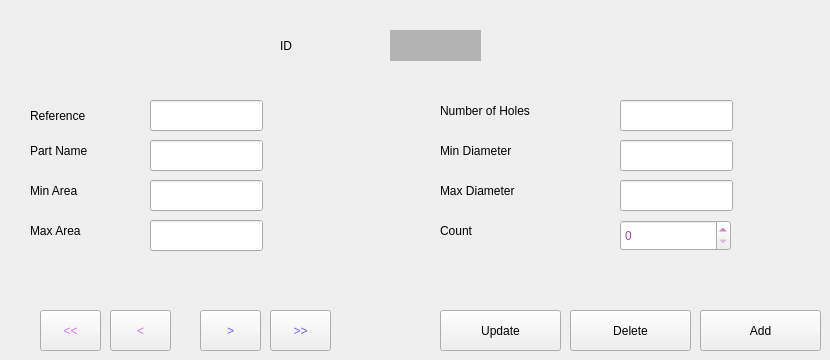
    <widget class="QWidget" name="tab_2">
     <attribute name="title">
      <string>Edit Inventory</string>
     </attribute>
     <widget class="QLabel" name="label_8">
      <property name="geometry">
       <rect>
        <x>30</x>
        <y>130</y>
        <width>101</width>
        <height>41</height>
       </rect>
      </property>
      <property name="text">
       <string>Part Name</string>
      </property>
     </widget>
     <widget class="QLabel" name="label_9">
      <property name="geometry">
       <rect>
        <x>30</x>
        <y>170</y>
        <width>91</width>
        <height>41</height>
       </rect>
      </property>
      <property name="text">
       <string>Min Area</string>
      </property>
     </widget>
     <widget class="QLabel" name="label_10">
      <property name="geometry">
       <rect>
        <x>30</x>
        <y>210</y>
        <width>91</width>
        <height>41</height>
       </rect>
      </property>
      <property name="text">
       <string>Max Area</string>
      </property>
     </widget>
     <widget class="QLabel" name="label_12">
      <property name="geometry">
       <rect>
        <x>440</x>
        <y>210</y>
        <width>61</width>
        <height>41</height>
       </rect>
      </property>
      <property name="text">
       <string>Count</string>
      </property>
     </widget>
     <widget class="QLabel" name="label_14">
      <property name="geometry">
       <rect>
        <x>440</x>
        <y>90</y>
        <width>161</width>
        <height>41</height>
       </rect>
      </property>
      <property name="text">
       <string>Number of Holes</string>
      </property>
     </widget>
     <widget class="QLabel" name="label_15">
      <property name="geometry">
       <rect>
        <x>440</x>
        <y>170</y>
        <width>131</width>
        <height>41</height>
       </rect>
      </property>
      <property name="text">
       <string>Max Diameter</string>
      </property>
     </widget>
     <widget class="QLabel" name="label_16">
      <property name="geometry">
       <rect>
        <x>440</x>
        <y>130</y>
        <width>131</width>
        <height>41</height>
       </rect>
      </property>
      <property name="text">
       <string>Min Diameter</string>
      </property>
     </widget>
     <widget class="QLabel" name="label_7">
      <property name="geometry">
       <rect>
        <x>30</x>
        <y>100</y>
        <width>101</width>
        <height>31</height>
       </rect>
      </property>
      <property name="text">
       <string>Reference</string>
      </property>
     </widget>
     <widget class="QLabel" name="id">
      <property name="geometry">
       <rect>
        <x>390</x>
        <y>30</y>
        <width>91</width>
        <height>31</height>
       </rect>
      </property>
      <property name="styleSheet">
       <string notr="true">background-color: rgb(179,179,179);</string>
      </property>
      <property name="text">
       <string/>
      </property>
     </widget>
     <widget class="QLineEdit" name="reference">
      <property name="geometry">
       <rect>
        <x>150</x>
        <y>100</y>
        <width>113</width>
        <height>31</height>
       </rect>
      </property>
      <property name="styleSheet">
       <string notr="true">font: 14pt &quot;Roboto&quot;;
color: rgb(173, 66, 164);</string>
      </property>
      <property name="text">
       <string/>
      </property>
     </widget>
     <widget class="QLineEdit" name="part_name">
      <property name="geometry">
       <rect>
        <x>150</x>
        <y>140</y>
        <width>113</width>
        <height>31</height>
       </rect>
      </property>
      <property name="styleSheet">
       <string notr="true">font: 14pt &quot;Roboto&quot;;
color: rgb(173, 66, 164);</string>
      </property>
      <property name="text">
       <string/>
      </property>
     </widget>
     <widget class="QLineEdit" name="min_area">
      <property name="geometry">
       <rect>
        <x>150</x>
        <y>180</y>
        <width>113</width>
        <height>31</height>
       </rect>
      </property>
      <property name="styleSheet">
       <string notr="true">font: 14pt &quot;Roboto&quot;;
color: rgb(173, 66, 164);</string>
      </property>
      <property name="text">
       <string/>
      </property>
     </widget>
     <widget class="QLineEdit" name="max_area">
      <property name="geometry">
       <rect>
        <x>150</x>
        <y>220</y>
        <width>113</width>
        <height>31</height>
       </rect>
      </property>
      <property name="styleSheet">
       <string notr="true">font: 14pt &quot;Roboto&quot;;
color: rgb(173, 66, 164);</string>
      </property>
      <property name="text">
       <string/>
      </property>
     </widget>
     <widget class="QLineEdit" name="number_of_holes">
      <property name="geometry">
       <rect>
        <x>620</x>
        <y>100</y>
        <width>113</width>
        <height>31</height>
       </rect>
      </property>
      <property name="styleSheet">
       <string notr="true">font: 14pt &quot;Roboto&quot;;
color: rgb(173, 66, 164);</string>
      </property>
      <property name="text">
       <string/>
      </property>
     </widget>
     <widget class="QLineEdit" name="min_diameter">
      <property name="geometry">
       <rect>
        <x>620</x>
        <y>140</y>
        <width>113</width>
        <height>31</height>
       </rect>
      </property>
      <property name="styleSheet">
       <string notr="true">font: 14pt &quot;Roboto&quot;;
color: rgb(173, 66, 164);</string>
      </property>
      <property name="text">
       <string/>
      </property>
     </widget>
     <widget class="QLineEdit" name="max_diameter">
      <property name="geometry">
       <rect>
        <x>620</x>
        <y>180</y>
        <width>113</width>
        <height>31</height>
       </rect>
      </property>
      <property name="styleSheet">
       <string notr="true">font: 14pt &quot;Roboto&quot;;
color: rgb(173, 66, 164);</string>
      </property>
      <property name="text">
       <string/>
      </property>
     </widget>
     <widget class="QLabel" name="label_17">
      <property name="geometry">
       <rect>
        <x>280</x>
        <y>30</y>
        <width>91</width>
        <height>31</height>
       </rect>
      </property>
      <property name="styleSheet">
       <string notr="true"/>
      </property>
      <property name="text">
       <string>ID</string>
      </property>
     </widget>
     <widget class="QSpinBox" name="count">
      <property name="geometry">
       <rect>
        <x>620</x>
        <y>220</y>
        <width>111</width>
        <height>31</height>
       </rect>
      </property>
      <property name="styleSheet">
       <string notr="true">font: 14pt &quot;Roboto&quot;;
color: rgb(173,66,164);</string>
      </property>
     </widget>
     <widget class="QPushButton" name="last_btn">
      <property name="geometry">
       <rect>
        <x>270</x>
        <y>310</y>
        <width>61</width>
        <height>41</height>
       </rect>
      </property>
      <property name="styleSheet">
       <string notr="true">font: 75 18pt &quot;Roboto&quot;;
color: rgb(100, 100, 250);</string>
      </property>
      <property name="text">
       <string>&gt;&gt;</string>
      </property>
     </widget>
     <widget class="QPushButton" name="next_btn">
      <property name="geometry">
       <rect>
        <x>200</x>
        <y>310</y>
        <width>61</width>
        <height>41</height>
       </rect>
      </property>
      <property name="styleSheet">
       <string notr="true">font: 75 18pt &quot;Roboto&quot;;
color: rgb(100, 100, 250);</string>
      </property>
      <property name="text">
       <string>&gt;</string>
      </property>
     </widget>
     <widget class="QPushButton" name="first_btn">
      <property name="geometry">
       <rect>
        <x>40</x>
        <y>310</y>
        <width>61</width>
        <height>41</height>
       </rect>
      </property>
      <property name="styleSheet">
       <string notr="true">font: 75 18pt &quot;Roboto&quot;;
color: rgb(215, 114, 240);</string>
      </property>
      <property name="text">
       <string>&lt;&lt;</string>
      </property>
     </widget>
     <widget class="QPushButton" name="previous_btn">
      <property name="geometry">
       <rect>
        <x>110</x>
        <y>310</y>
        <width>61</width>
        <height>41</height>
       </rect>
      </property>
      <property name="styleSheet">
       <string notr="true">font: 75 18pt &quot;Roboto&quot;;
color: rgb(215, 114, 240);</string>
      </property>
      <property name="text">
       <string>&lt;</string>
      </property>
     </widget>
     <widget class="QPushButton" name="update_btn">
      <property name="geometry">
       <rect>
        <x>440</x>
        <y>310</y>
        <width>121</width>
        <height>41</height>
       </rect>
      </property>
      <property name="text">
       <string>Update</string>
      </property>
     </widget>
     <widget class="QPushButton" name="delete_btn">
      <property name="geometry">
       <rect>
        <x>570</x>
        <y>310</y>
        <width>121</width>
        <height>41</height>
       </rect>
      </property>
      <property name="text">
       <string>Delete</string>
      </property>
     </widget>
     <widget class="QPushButton" name="add_btn">
      <property name="geometry">
       <rect>
        <x>700</x>
        <y>310</y>
        <width>121</width>
        <height>41</height>
       </rect>
      </property>
      <property name="text">
       <string>Add</string>
      </property>
     </widget>
    </widget>
